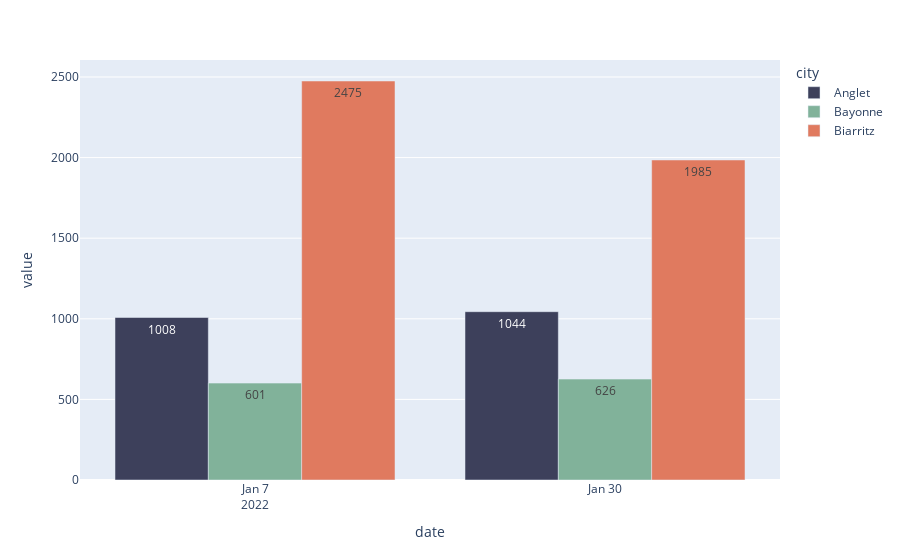

Notebook code for this chart:
### Markdown cell above
# Evolution du nombre de logements entiers

### Code cell
df_agg = df.groupby(['survey_id', 'city', 'room_type']).aggregate(
    date=pd.NamedAgg('survey_date', 'max'),
    nb_rooms=pd.NamedAgg('room_id', 'count'),
    nb_licensed=pd.NamedAgg('has_license', 'sum'),
    ).reset_index()
df_agg = df_agg[df_agg.survey_id.isin(SURVEY_IDS)]
df_agg['not_licensed'] = df_agg.nb_rooms - df_agg.nb_licensed

px.bar(df_agg[df_agg.room_type == 'Logement entier'], 
        x='date', 
        y=['nb_rooms'], 
        color='city', 
        barmode='group', 
        text_auto=True,
        color_discrete_map=COLOR_MAP)

### Figure 1 — Plotly figure (JSON) as saved in the notebook; plotly's stock layout.template omitted (floating-point values rounded to 4 significant figures)
{"data": [{"alignmentgroup": "True", "hovertemplate": "city=Anglet<br>date=%{x}<br>value=%{y}<extra></extra>", "legendgroup": "Anglet", "marker": {"color": "#3d405b", "pattern": {"shape": ""}}, "name": "Anglet", "offsetgroup": "Anglet", "orientation": "v", "showlegend": true, "textposition": "auto", "texttemplate": "%{y}", "type": "bar", "x": ["2022-01-07T21:13:23.891570", "2022-01-30T17:24:15.243725"], "xaxis": "x", "y": [1008, 1044], "yaxis": "y"}, {"alignmentgroup": "True", "hovertemplate": "city=Bayonne<br>date=%{x}<br>value=%{y}<extra></extra>", "legendgroup": "Bayonne", "marker": {"color": "#81b29a", "pattern": {"shape": ""}}, "name": "Bayonne", "offsetgroup": "Bayonne", "orientation": "v", "showlegend": true, "textposition": "auto", "texttemplate": "%{y}", "type": "bar", "x": ["2022-01-07T21:13:23.891570", "2022-01-30T17:24:15.243725"], "xaxis": "x", "y": [601, 626], "yaxis": "y"}, {"alignmentgroup": "True", "hovertemplate": "city=Biarritz<br>date=%{x}<br>value=%{y}<extra></extra>", "legendgroup": "Biarritz", "marker": {"color": "#e07a5f", "pattern": {"shape": ""}}, "name": "Biarritz", "offsetgroup": "Biarritz", "orientation": "v", "showlegend": true, "textposition": "auto", "texttemplate": "%{y}", "type": "bar", "x": ["2022-01-07T21:13:23.891570", "2022-01-30T17:24:15.243725"], "xaxis": "x", "y": [2475, 1985], "yaxis": "y"}], "layout": {"barmode": "group", "legend": {"title": {"text": "city"}, "tracegroupgap": 0}, "margin": {"t": 60}, "xaxis": {"anchor": "y", "domain": [0, 1], "title": {"text": "date"}}, "yaxis": {"anchor": "x", "domain": [0, 1], "title": {"text": "value"}}}}
